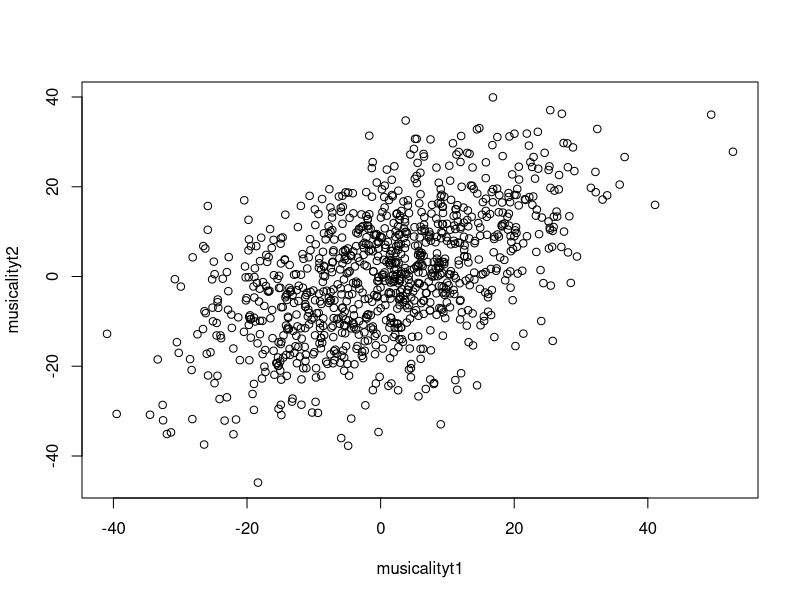

Recreate this plot in R.

#### An illustration of the idea that dizygotes share 50% of their segregating genes ####

ng <- 100  # number of genes
nt <- 1000 # number of twin-pairs

musicalityt1 <- vector() # vector to hold musicality scores for twin 1
musicalityt2 <- vector() # vector to hold musicality scores for twin 2

for(t in 1:nt){
  f1 <- rnorm(ng) # generate genes on first chromosome for father
  f2 <- rnorm(ng) # generate genes on second chromosome for father
  m1 <- rnorm(ng) # generate genes on first chromosome for mother
  m2 <- rnorm(ng) # generate genes on second chromosome for mother
  
  t1f <- vector() # vector to hold genes of twin 1 from father
  t1m <- vector() # vector to hold genes of twin 1 from mother
  t2f <- vector() # vector to hold genes of twin 2 from father
  t2m <- vector() # vector to hold genes of twin 2 from mother
  
  for(i in 1:ng){
    t1f[i] <- c(f1,f2)[sample(c(i,i+ng),1)] # select from genes of father for twin 1
    t1m[i] <- c(m1,m2)[sample(c(i,i+ng),1)] # select from genes of mother for twin 1
    t2f[i] <- c(f1,f2)[sample(c(i,i+ng),1)] # select from genes of father for twin 2
    t2m[i] <- c(m1,m2)[sample(c(i,i+ng),1)] # select from genes of mother for twin 2
  }
  
  musicalityt1[t] <- sum(t1f + t1m) # sum genes to get musicality-score for twin 1
  musicalityt2[t] <- sum(t2f + t2m) # sum genes to get musicality-score for twin 2
}

cor(musicalityt1, musicalityt2)  # correlation of musicality-scores from twin 1 and twin 2
plot(musicalityt1, musicalityt2) # plot of musicality-scores from twin 1 and twin 2
